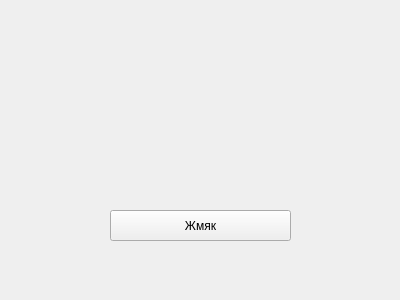
<?xml version="1.0" encoding="UTF-8"?>
<ui version="4.0">
 <class>Form</class>
 <widget class="QWidget" name="Form">
  <property name="geometry">
   <rect>
    <x>0</x>
    <y>0</y>
    <width>400</width>
    <height>300</height>
   </rect>
  </property>
  <property name="windowTitle">
   <string>Кружочки</string>
  </property>
  <property name="toolTipDuration">
   <number>-3</number>
  </property>
  <widget class="QPushButton" name="pushButton">
   <property name="geometry">
    <rect>
     <x>110</x>
     <y>210</y>
     <width>181</width>
     <height>31</height>
    </rect>
   </property>
   <property name="text">
    <string>Жмяк</string>
   </property>
  </widget>
 </widget>
 <resources/>
 <connections/>
</ui>
